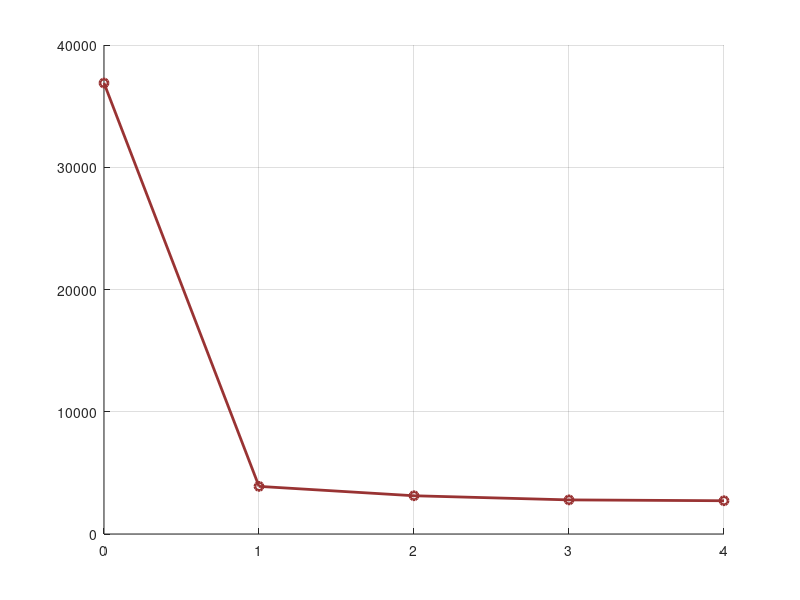

This figure's MATLAB source: (Note: this script raises an error after producing the figure.)
data = [];
data_points = 0;
builds = {};

%%
% number of cycles = CPU_CLK_UNHALTED.REF_TSC
% number of flops = FP_COMP_OPS_EXE.SSE_SCALAR_DOUBLE +
%                   FP_COMP_OPS_EXE.SSE_SCALAR_SINGLE + 
%                   FP_COMP_OPS_EXE.X87
%% B003 [Baseline] doubles, N=1
% -O3 -g
N=1;
num_messages = 442075;
num_flops = 13974020961 + 0 + 2334003501;
num_cycles = 355138532707; % reported by vTune
num_cycles_print = 358095519066; % reported by the program itself
runtime_sec = 107.862;
bandwidth_GB_sec = 1.597;

data = [data;data_points, num_flops/num_messages];
data_points = data_points + 1;
builds = [builds, {'Baseline'}];

%% B030 floats, N=10
% -O3 -g
N=10;
num_messages = 884068;
num_flops = 2052003078 + 576000864 + 816001224;
num_cycles = 59584089376; % reported by vTune
num_cycles_print = 5873471722; % reported by the program itself
runtime_sec = 18.097;
bandwidth_GB_sec = 0.931;

data = [data;data_points, num_flops/num_messages];
data_points = data_points + 1;
builds = [builds, {'B030'}];

%% B032 floats, N=10
% -O3 -g
N=10;
num_messages = 884068;
num_flops = 1470002205 + 582000873 + 714001071;
num_cycles = 52960079440; % reported by vTune
num_cycles_print = 5584797774; % reported by the program itself
runtime_sec = 16.085;
bandwidth_GB_sec = 0.941;

data = [data;data_points, num_flops/num_messages];
data_points = data_points + 1;
builds = [builds, {'B032'}];

%% B036 floats, N=10
% -O3 -g
N=10;
num_messages = 260215;
num_flops = 456000684 + 60000090 + 210000315;
num_cycles = 23580035370;
runtime_sec = 7.162;
bandwidth_GB_sec = 1.169;

data = [data;data_points, num_flops/num_messages];
data_points = data_points + 1;
builds = [builds, {'B036'}];

%% B040 floats, N=10
% -O3 -g
N=10;
num_messages = 260215;
num_flops = 420000630 + 66000099 + 222000333;
num_cycles = 21540032310;
runtime_sec = 6.542;
bandwidth_GB_sec = 1.293;

data = [data;data_points, num_flops/num_messages];
data_points = data_points + 1;
builds = [builds, {'B040'}];

%% Flop/message plot styling
fontsize = 18;
figure; hold on; grid on;
p=plot(data(:,1), data(:,2), '-o', 'linewidth', 2);
set(p(1),'color',[0.6 0.2 0.2]);
y = ylabel('[flops/message]','rot',0, 'fontsize', fontsize, 'HorizontalAlignment', 'left');
set(y, 'position', [0,1.03*10^5,0]);
xlabel('Build', 'fontsize', fontsize);
legend('Number of flops per message')
text(data(1,1)+0.1,data(1,2),{num2str(data(1,2),'%.0f')},'VerticalAlignment','bottom','HorizontalAlignment','left', 'fontsize', fontsize-2, 'BackgroundColor',[1 1 1],'EdgeColor',[0 0 0],'Margin',2);
text(data(2,1)+0.1,data(2,2)*1.1,{num2str(data(2,2),'%.0f')},'VerticalAlignment','bottom','HorizontalAlignment','left', 'fontsize', fontsize-2, 'BackgroundColor',[1 1 1],'EdgeColor',[0 0 0],'Margin',2);
text(data(3,1)+0.1,data(3,2)*1.1,{num2str(data(3,2),'%.0f')},'VerticalAlignment','bottom','HorizontalAlignment','left', 'fontsize', fontsize-2, 'BackgroundColor',[1 1 1],'EdgeColor',[0 0 0],'Margin',2);
text(data(4,1)+0.1,data(4,2)*1.1,{num2str(data(4,2),'%.0f')},'VerticalAlignment','bottom','HorizontalAlignment','left', 'fontsize', fontsize-2, 'BackgroundColor',[1 1 1],'EdgeColor',[0 0 0],'Margin',2);
text(data(5,1)-0.05,data(5,2)*0.9,{num2str(data(5,2),'%.0f')},'VerticalAlignment','top','HorizontalAlignment','right', 'fontsize', fontsize-2, 'BackgroundColor',[1 1 1],'EdgeColor',[0 0 0],'Margin',2);
set(gca,'XTick',0:1:(data_points-1));
set(gca,'XTickLabel',builds, 'fontsize',fontsize);
set(gca,'YScale','log')

print(gcf, '-r150', 'flops_per_message.png', '-dpng');
saveas(gcf, 'flops_per_message', 'pdf')
